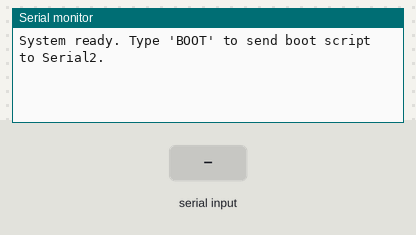
Bench run of a sketch on a simulated ESP32. Parts: the last lines printed to the serial monitor. The inputs (shaded band) are chosen by the test bench.

Above: at 1.2 s.
1.3 s: "BOOT\n" received over Serial
At 2.5 s:
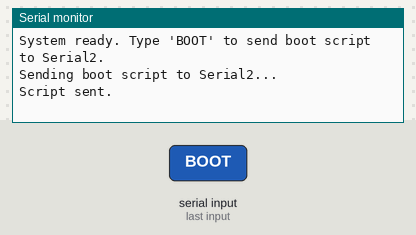
2.8 s: "BOOT\n" received over the second serial link
At 4.0 s:
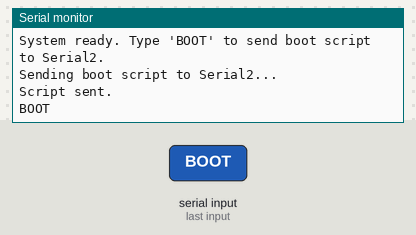
4.3 s: "1\n" received over the second serial link
At 5.4 s:
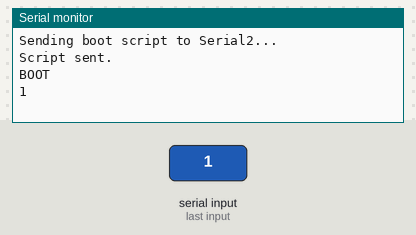

Measured:
- after the input at 1.3 s, the serial monitor: prints a new line after 0.05 s (image 1)
- after the input at 2.8 s, the serial monitor: prints a new line at once (image 2)
- after the input at 4.3 s, the serial monitor: prints a new line at once (image 3)

The sketch:

Boot_device.ino
```cpp
String inputCommand = "";

void setup() {
  // USB Serial for debug/input
  Serial.begin(115200);

  // Serial2 (GPIO17 TX, GPIO16 RX)
  Serial2.begin(115200, SERIAL_8N1, 13, 15);

  Serial.println("System ready. Type 'BOOT' to send boot script to Serial2.");
}

void loop() {
  // 1. Forward data from Serial2 to Serial
  if (Serial2.available()) {
    char c = Serial2.read();
    Serial.print(c);
  }

  // 2. Read user input from Serial (USB)
  if (Serial.available()) {
    char c = Serial.read();
    if (c == '\n' || c == '\r') {
      if (inputCommand == "BOOT") {
        sendBootScriptToSerial2();
      }
      inputCommand = "";  // Reset after processing
    } else {
      inputCommand += c;
    }
  }

  delay(10);  // Optional: reduce CPU usage
}

void sendBootScriptToSerial2() {
  Serial.println("Sending boot script to Serial2...");

  const char* script =
    "for mmcdev in 0 1 2; do "
    "if fatload mmc ${mmcdev} 1000000 u-boot.emmc; then go 1000000; fi; "
    "if fatload mmc ${mmcdev} 1000000 s905_autoscript; then autoscr 1000000; fi; "
    "done\n";

  Serial2.print(script);
  Serial.println("Script sent.");
}
```
